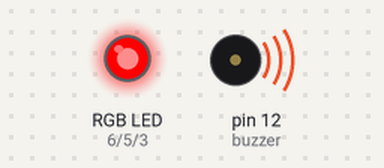
The sketch below on a simulated Arduino Uno, built with avr-gcc and run on an emulated ATmega328P. Parts: an RGB LED mixed from three pins (HIGH = lit), buzzer (waves = sounding).

Above: at 0.5 s.
At 5.5 s:
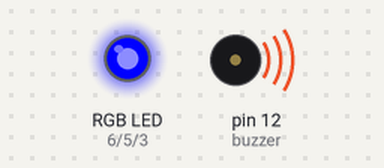
At 9.5 s:
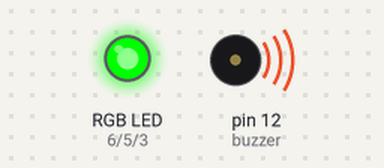
Timing chart, 0 to 10.4 s (numbered marks = the images above):
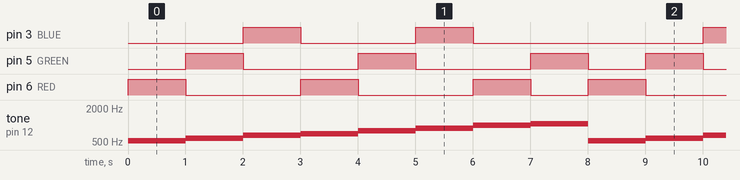

Measured:
- by itself, pin 3 (BLUE): repeats every 8.0 s: LOW 2.0 s, HIGH 1.0 s, LOW 4.0 s, HIGH 1.0 s
- by itself, pin 5 (GREEN), pin 6 (RED): repeats every 8.0 s: 2 × (LOW 2.0 s, HIGH 1.0 s), LOW 1.0 s, HIGH 1.0 s
- by itself, tone on pin 12 (buzzer): repeats every 8.0 s: 587 Hz 1.0 s, 659 Hz 1.0 s, 698 Hz 1.0 s, 784 Hz 1.0 s, 880 Hz 1.0 s, 988 Hz 1.0 s, 1047 Hz 1.0 s, 523 Hz 1.0 s

The sketch:

led_rgb___buzzer.ino
```cpp
#define BLUE 3
#define GREEN 5
#define RED 6
int buzzer = 12;
void red(){
  digitalWrite(RED,HIGH);
  digitalWrite(GREEN,LOW);
  digitalWrite(BLUE,LOW);
}
void green(){
  digitalWrite(RED,LOW);
  digitalWrite(GREEN,HIGH);
  digitalWrite(BLUE,LOW);
}
void blue(){
  digitalWrite(RED,LOW);
  digitalWrite(GREEN,LOW);
  digitalWrite(BLUE,HIGH);
}

void setup()
{
  pinMode(RED,OUTPUT);
  pinMode(GREEN,OUTPUT);
  pinMode(BLUE,OUTPUT);
  pinMode(buzzer,OUTPUT);
}
void loop(){
  red();
  tone(buzzer,523,1000); //DO
  delay(1000);
  green();
  tone(buzzer,587,1000);  //RE
  delay(1000);
  blue();
  tone(buzzer,659,1000); //MI
  delay(1000);
  red();
  tone(buzzer,698,1000); //FA
  delay(1000);
  green();
  tone(buzzer,784,1000); //SOL
  delay(1000);
  blue();
  tone(buzzer,880,1000); //LA
  delay(1000);
  red();
  tone(buzzer,988,1000); //SI
  delay(1000);
  green();
  tone(buzzer,1047,1000); //DO ALTO
  delay(1000);
}
```
